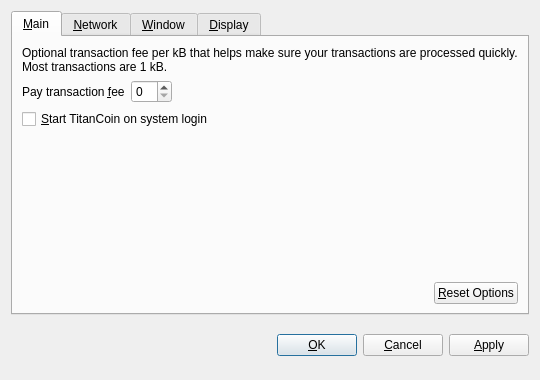
<?xml version="1.0" encoding="UTF-8"?>
<ui version="4.0">
 <class>OptionsDialog</class>
 <widget class="QDialog" name="OptionsDialog">
  <property name="geometry">
   <rect>
    <x>0</x>
    <y>0</y>
    <width>540</width>
    <height>380</height>
   </rect>
  </property>
  <property name="windowTitle">
   <string>Options</string>
  </property>
  <property name="modal">
   <bool>true</bool>
  </property>
  <layout class="QVBoxLayout" name="verticalLayout">
   <item>
    <widget class="QTabWidget" name="tabWidget">
     <property name="tabPosition">
      <enum>QTabWidget::North</enum>
     </property>
     <property name="currentIndex">
      <number>0</number>
     </property>
     <widget class="QWidget" name="tabMain">
      <attribute name="title">
       <string>&amp;Main</string>
      </attribute>
      <layout class="QVBoxLayout" name="verticalLayout_Main">
       <item>
        <widget class="QLabel" name="transactionFeeInfoLabel">
         <property name="text">
          <string>Optional transaction fee per kB that helps make sure your transactions are processed quickly. Most transactions are 1 kB.</string>
         </property>
         <property name="textFormat">
          <enum>Qt::PlainText</enum>
         </property>
         <property name="wordWrap">
          <bool>true</bool>
         </property>
        </widget>
       </item>
       <item>
        <layout class="QHBoxLayout" name="horizontalLayout_1_Main">
         <item>
          <widget class="QLabel" name="transactionFeeLabel">
           <property name="text">
            <string>Pay transaction &amp;fee</string>
           </property>
           <property name="textFormat">
            <enum>Qt::PlainText</enum>
           </property>
           <property name="buddy">
            <cstring>transactionFee</cstring>
           </property>
          </widget>
         </item>
         <item>
          <widget class="BitcoinAmountField" name="transactionFee"/>
         </item>
         <item>
          <spacer name="horizontalSpacer_1_Main">
           <property name="orientation">
            <enum>Qt::Horizontal</enum>
           </property>
           <property name="sizeHint" stdset="0">
            <size>
             <width>40</width>
             <height>20</height>
            </size>
           </property>
          </spacer>
         </item>
        </layout>
       </item>
       <item>
        <widget class="QCheckBox" name="bitcoinAtStartup">
         <property name="toolTip">
          <string>Automatically start TitanCoin after logging in to the system.</string>
         </property>
         <property name="text">
          <string>&amp;Start TitanCoin on system login</string>
         </property>
        </widget>
       </item>
       <item>
        <spacer name="verticalSpacer_Main">
         <property name="orientation">
          <enum>Qt::Vertical</enum>
         </property>
         <property name="sizeHint" stdset="0">
          <size>
           <width>20</width>
           <height>40</height>
          </size>
         </property>
        </spacer>
       </item>
       <item>
        <layout class="QHBoxLayout" name="horizontalLayout_2_Main">
         <item>
          <spacer name="horizontalSpacer_2_Main">
           <property name="orientation">
            <enum>Qt::Horizontal</enum>
           </property>
           <property name="sizeHint" stdset="0">
            <size>
             <width>40</width>
             <height>20</height>
            </size>
           </property>
          </spacer>
         </item>
         <item>
          <widget class="QPushButton" name="resetButton">
           <property name="toolTip">
            <string>Reset all client options to default.</string>
           </property>
           <property name="text">
            <string>&amp;Reset Options</string>
           </property>
           <property name="autoDefault">
            <bool>false</bool>
           </property>
          </widget>
         </item>
        </layout>
       </item>
      </layout>
     </widget>
     <widget class="QWidget" name="tabNetwork">
      <attribute name="title">
       <string>&amp;Network</string>
      </attribute>
      <layout class="QVBoxLayout" name="verticalLayout_Network">
       <item>
        <widget class="QCheckBox" name="mapPortUpnp">
         <property name="toolTip">
          <string>Automatically open the TitanCoin client port on the router. This only works when your router supports UPnP and it is enabled.</string>
         </property>
         <property name="text">
          <string>Map port using &amp;UPnP</string>
         </property>
        </widget>
       </item>
       <item>
        <widget class="QCheckBox" name="connectSocks">
         <property name="toolTip">
          <string>Connect to the TitanCoin network through a SOCKS proxy (e.g. when connecting through Tor).</string>
         </property>
         <property name="text">
          <string>&amp;Connect through SOCKS proxy:</string>
         </property>
        </widget>
       </item>
       <item>
        <layout class="QHBoxLayout" name="horizontalLayout_Network">
         <item>
          <widget class="QLabel" name="proxyIpLabel">
           <property name="text">
            <string>Proxy &amp;IP:</string>
           </property>
           <property name="textFormat">
            <enum>Qt::PlainText</enum>
           </property>
           <property name="buddy">
            <cstring>proxyIp</cstring>
           </property>
          </widget>
         </item>
         <item>
          <widget class="QValidatedLineEdit" name="proxyIp">
           <property name="maximumSize">
            <size>
             <width>140</width>
             <height>16777215</height>
            </size>
           </property>
           <property name="toolTip">
            <string>IP address of the proxy (e.g. 127.0.0.1)</string>
           </property>
          </widget>
         </item>
         <item>
          <widget class="QLabel" name="proxyPortLabel">
           <property name="text">
            <string>&amp;Port:</string>
           </property>
           <property name="textFormat">
            <enum>Qt::PlainText</enum>
           </property>
           <property name="buddy">
            <cstring>proxyPort</cstring>
           </property>
          </widget>
         </item>
         <item>
          <widget class="QLineEdit" name="proxyPort">
           <property name="maximumSize">
            <size>
             <width>55</width>
             <height>16777215</height>
            </size>
           </property>
           <property name="toolTip">
            <string>Port of the proxy (e.g. 9050)</string>
           </property>
          </widget>
         </item>
         <item>
          <widget class="QLabel" name="socksVersionLabel">
           <property name="text">
            <string>SOCKS &amp;Version:</string>
           </property>
           <property name="textFormat">
            <enum>Qt::PlainText</enum>
           </property>
           <property name="buddy">
            <cstring>socksVersion</cstring>
           </property>
          </widget>
         </item>
         <item>
          <widget class="QValueComboBox" name="socksVersion">
           <property name="toolTip">
            <string>SOCKS version of the proxy (e.g. 5)</string>
           </property>
          </widget>
         </item>
         <item>
          <spacer name="horizontalSpacer_Network">
           <property name="orientation">
            <enum>Qt::Horizontal</enum>
           </property>
           <property name="sizeHint" stdset="0">
            <size>
             <width>40</width>
             <height>20</height>
            </size>
           </property>
          </spacer>
         </item>
        </layout>
       </item>
       <item>
        <spacer name="verticalSpacer_Network">
         <property name="orientation">
          <enum>Qt::Vertical</enum>
         </property>
         <property name="sizeHint" stdset="0">
          <size>
           <width>20</width>
           <height>40</height>
          </size>
         </property>
        </spacer>
       </item>
      </layout>
     </widget>
     <widget class="QWidget" name="tabWindow">
      <attribute name="title">
       <string>&amp;Window</string>
      </attribute>
      <layout class="QVBoxLayout" name="verticalLayout_Window">
       <item>
        <widget class="QCheckBox" name="minimizeToTray">
         <property name="toolTip">
          <string>Show only a tray icon after minimizing the window.</string>
         </property>
         <property name="text">
          <string>&amp;Minimize to the tray instead of the taskbar</string>
         </property>
        </widget>
       </item>
       <item>
        <widget class="QCheckBox" name="minimizeOnClose">
         <property name="toolTip">
          <string>Minimize instead of exit the application when the window is closed. When this option is enabled, the application will be closed only after selecting Quit in the menu.</string>
         </property>
         <property name="text">
          <string>M&amp;inimize on close</string>
         </property>
        </widget>
       </item>
       <item>
        <spacer name="verticalSpacer_Window">
         <property name="orientation">
          <enum>Qt::Vertical</enum>
         </property>
         <property name="sizeHint" stdset="0">
          <size>
           <width>20</width>
           <height>40</height>
          </size>
         </property>
        </spacer>
       </item>
      </layout>
     </widget>
     <widget class="QWidget" name="tabDisplay">
      <attribute name="title">
       <string>&amp;Display</string>
      </attribute>
      <layout class="QVBoxLayout" name="verticalLayout_Display">
       <item>
        <layout class="QHBoxLayout" name="horizontalLayout_1_Display">
         <item>
          <widget class="QLabel" name="langLabel">
           <property name="text">
            <string>User Interface &amp;language:</string>
           </property>
           <property name="textFormat">
            <enum>Qt::PlainText</enum>
           </property>
           <property name="buddy">
            <cstring>lang</cstring>
           </property>
          </widget>
         </item>
         <item>
          <widget class="QValueComboBox" name="lang">
           <property name="toolTip">
            <string>The user interface language can be set here. This setting will take effect after restarting TitanCoin.</string>
           </property>
          </widget>
         </item>
        </layout>
       </item>
       <item>
        <layout class="QHBoxLayout" name="horizontalLayout_2_Display">
         <item>
          <widget class="QLabel" name="unitLabel">
           <property name="text">
            <string>&amp;Unit to show amounts in:</string>
           </property>
           <property name="textFormat">
            <enum>Qt::PlainText</enum>
           </property>
           <property name="buddy">
            <cstring>unit</cstring>
           </property>
          </widget>
         </item>
         <item>
          <widget class="QValueComboBox" name="unit">
           <property name="toolTip">
            <string>Choose the default subdivision unit to show in the interface and when sending coins.</string>
           </property>
          </widget>
         </item>
        </layout>
       </item>
       <item>
        <widget class="QCheckBox" name="displayAddresses">
         <property name="toolTip">
          <string>Whether to show TitanCoin addresses in the transaction list or not.</string>
         </property>
         <property name="text">
          <string>&amp;Display addresses in transaction list</string>
         </property>
        </widget>
       </item>
       <item>
        <spacer name="verticalSpacer_Display">
         <property name="orientation">
          <enum>Qt::Vertical</enum>
         </property>
         <property name="sizeHint" stdset="0">
          <size>
           <width>20</width>
           <height>40</height>
          </size>
         </property>
        </spacer>
       </item>
      </layout>
     </widget>
    </widget>
   </item>
   <item>
    <layout class="QHBoxLayout" name="horizontalLayout_Buttons">
     <item>
      <spacer name="horizontalSpacer_1">
       <property name="orientation">
        <enum>Qt::Horizontal</enum>
       </property>
       <property name="sizeHint" stdset="0">
        <size>
         <width>40</width>
         <height>48</height>
        </size>
       </property>
      </spacer>
     </item>
     <item>
      <widget class="QLabel" name="statusLabel">
       <property name="font">
        <font>
         <weight>75</weight>
         <bold>true</bold>
        </font>
       </property>
       <property name="text">
        <string/>
       </property>
       <property name="textFormat">
        <enum>Qt::PlainText</enum>
       </property>
       <property name="wordWrap">
        <bool>true</bool>
       </property>
      </widget>
     </item>
     <item>
      <spacer name="horizontalSpacer_2">
       <property name="orientation">
        <enum>Qt::Horizontal</enum>
       </property>
       <property name="sizeHint" stdset="0">
        <size>
         <width>40</width>
         <height>48</height>
        </size>
       </property>
      </spacer>
     </item>
     <item>
      <widget class="QPushButton" name="okButton">
       <property name="text">
        <string>&amp;OK</string>
       </property>
      </widget>
     </item>
     <item>
      <widget class="QPushButton" name="cancelButton">
       <property name="text">
        <string>&amp;Cancel</string>
       </property>
       <property name="autoDefault">
        <bool>false</bool>
       </property>
      </widget>
     </item>
     <item>
      <widget class="QPushButton" name="applyButton">
       <property name="text">
        <string>&amp;Apply</string>
       </property>
       <property name="autoDefault">
        <bool>false</bool>
       </property>
      </widget>
     </item>
    </layout>
   </item>
  </layout>
 </widget>
 <customwidgets>
  <customwidget>
   <class>BitcoinAmountField</class>
   <extends>QSpinBox</extends>
   <header>bitcoinamountfield.h</header>
  </customwidget>
  <customwidget>
   <class>QValueComboBox</class>
   <extends>QComboBox</extends>
   <header>qvaluecombobox.h</header>
  </customwidget>
  <customwidget>
   <class>QValidatedLineEdit</class>
   <extends>QLineEdit</extends>
   <header>qvalidatedlineedit.h</header>
  </customwidget>
 </customwidgets>
 <resources/>
 <connections/>
</ui>
